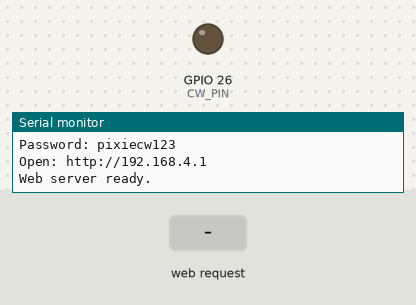
Simulated run of this sketch. Board: ESP32. Shown: output pins drawn as LEDs (lit = HIGH), the last lines printed to the serial monitor. The inputs (shaded band) are chosen by the test bench.

Above: at 1.3 s.
1.4 s: HTTP request GET /send?text=undefined received
At 1.84 s:
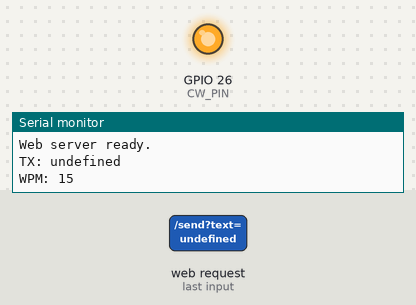
4.4 s: HTTP request GET /send?text=1 received
7.4 s: HTTP request GET /test received
10.4 s: HTTP request GET /send?text=120 received
Timing chart, 0 to 14.4 s (numbered marks = the images above; inputs shaded):
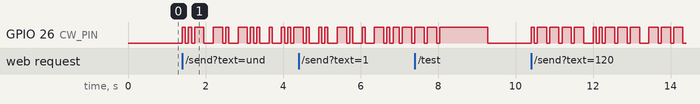

The sketch:

file.ino
```cpp
#include <WiFi.h>
#include <WebServer.h>

// ==================================================
// CONFIGURATION
// ==================================================

#define CW_PIN 26

const char* ssid = "Pixie-CW";
const char* password = "pixiecw123";

WebServer server(80);

int currentWPM = 15;


// ==================================================
// WEB PAGE
// ==================================================

const char webpage[] PROGMEM = R"rawliteral(
<!DOCTYPE html>
<html>

<head>

<meta charset="UTF-8">

<meta name="viewport"
      content="width=device-width, initial-scale=1">

<title>Pixie CW</title>

<style>

body {
  margin: 0;
  padding: 20px;
  background: #111;
  color: #fff;
  font-family: Arial, sans-serif;
  text-align: center;
}

.container {
  max-width: 650px;
  margin: auto;
}

h1 {
  color: #55dd88;
  margin-bottom: 5px;
}

h2 {
  margin-top: 35px;
  color: #ddd;
}

.subtitle {
  color: #999;
  margin-top: 0;
}

textarea {
  width: 95%;
  max-width: 550px;
  height: 120px;
  box-sizing: border-box;

  padding: 12px;

  font-size: 21px;

  border-radius: 8px;
  border: 1px solid #555;

  background: #222;
  color: white;
}

select {
  font-size: 19px;
  padding: 8px;
  border-radius: 6px;
}

button {
  font-size: 18px;
  padding: 13px 18px;

  margin: 6px;

  border: 0;
  border-radius: 8px;

  cursor: pointer;
}

.send {
  background: #28a745;
  color: white;
}

.save {
  background: #e0a800;
  color: #111;
}

.test {
  background: #007bff;
  color: white;
}

.load {
  background: #555;
  color: white;
}

.delete {
  background: #dc3545;
  color: white;
}

.quick {
  background: #1d1d1d;

  border: 1px solid #55dd88;

  padding: 16px;

  margin: 12px auto;

  border-radius: 10px;

  max-width: 550px;
}

.savedMessage {
  background: #222;

  border: 1px solid #444;

  padding: 14px;

  margin: 12px auto;

  border-radius: 8px;

  max-width: 550px;
}

.messageText {
  font-family: monospace;
  font-size: 18px;

  word-wrap: break-word;

  margin-bottom: 10px;
}

#status {
  margin: 20px;

  padding: 10px;

  font-size: 18px;

  min-height: 25px;
}

.ready {
  color: #55dd88;
}

.transmitting {
  color: #ffcc00;
}

.error {
  color: #ff6666;
}

.small {
  color: #888;
  font-size: 13px;
}

</style>

</head>


<body>

<div class="container">

<h1>Pixie CW</h1>

<p class="subtitle">
ESP32 CW Controller
</p>


<!-- ============================================= -->
<!-- MESSAGE ENTRY -->
<!-- ============================================= -->

<h2>Message</h2>

<textarea id="message"
          placeholder="Enter CW message...">CQ CQ CQ DE CALLSIGN CALLSIGN K</textarea>


<p>

Speed:

<select id="wpm">

<option value="5">5 WPM</option>
<option value="10">10 WPM</option>
<option value="12">12 WPM</option>

<option value="15" selected>
15 WPM
</option>

<option value="18">18 WPM</option>
<option value="20">20 WPM</option>
<option value="25">25 WPM</option>
<option value="30">30 WPM</option>

</select>

</p>


<button class="send"
        onclick="transmitCurrent()">

Transmit CW

</button>


<button class="save"
        onclick="saveCurrentMessage()">

Save Message

</button>


<br>


<button class="test"
        onclick="testGPIO()">

Test GPIO 26

</button>


<div id="status"
     class="ready">

Ready

</div>


<!-- ============================================= -->
<!-- STATIC QUICK MESSAGES -->
<!-- ============================================= -->

<h2>Quick Messages</h2>


<div class="quick">

<div class="messageText">

CQ CQ CQ DE CALLSIGN CALLSIGN K

</div>


<button class="send"
        onclick="transmitText(
          'CQ CQ CQ DE CALlSIGN CALLSIGN K'
        )">

SEND CQ

</button>

</div>


<!-- ============================================= -->
<!-- SAVED MESSAGES -->
<!-- ============================================= -->

<h2>Saved Messages</h2>


<div id="savedMessages">
</div>


<p class="small">

Saved messages are stored on this browser/device.

</p>


<p class="small">

CW Output: GPIO 26

</p>


</div>


<script>

// ==================================================
// LOCAL STORAGE
// ==================================================

const STORAGE_KEY =
  "pixieCWMessages";


// --------------------------------------------------
// GET SAVED MESSAGES
// --------------------------------------------------

function getSavedMessages() {

  try {

    const data =
      localStorage.getItem(
        STORAGE_KEY
      );


    if (!data) {

      return [];

    }


    return JSON.parse(data);

  }

  catch (error) {

    console.log(error);

    return [];

  }

}


// --------------------------------------------------
// STORE MESSAGES
// --------------------------------------------------

function storeMessages(messages) {

  localStorage.setItem(
    STORAGE_KEY,
    JSON.stringify(messages)
  );

}


// ==================================================
// STATUS
// ==================================================

function setStatus(
  text,
  state = "ready"
) {

  const status =
    document.getElementById(
      "status"
    );


  status.textContent =
    text;


  status.className =
    state;

}


// ==================================================
// SAVE MESSAGE
// ==================================================

function saveCurrentMessage() {

  const box =
    document.getElementById(
      "message"
    );


  const text =
    box.value.trim();


  if (!text) {

    setStatus(
      "Enter a message first.",
      "error"
    );

    return;

  }


  let messages =
    getSavedMessages();


  if (
    messages.includes(text)
  ) {

    setStatus(
      "Message is already saved.",
      "error"
    );

    return;

  }


  messages.push(text);


  storeMessages(
    messages
  );


  renderSavedMessages();


  setStatus(
    "Message saved."
  );

}


// ==================================================
// DELETE MESSAGE
// ==================================================

function deleteMessage(index) {

  let messages =
    getSavedMessages();


  messages.splice(
    index,
    1
  );


  storeMessages(
    messages
  );


  renderSavedMessages();


  setStatus(
    "Message deleted."
  );

}


// ==================================================
// LOAD MESSAGE
// ==================================================

function loadMessage(index) {

  const messages =
    getSavedMessages();


  if (
    typeof messages[index]
    === "undefined"
  ) {

    return;

  }


  document
    .getElementById("message")
    .value =
      messages[index];


  window.scrollTo({
    top: 0,
    behavior: "smooth"
  });


  setStatus(
    "Message loaded."
  );

}


// ==================================================
// SEND SAVED MESSAGE
// ==================================================

function sendSavedMessage(index) {

  const messages =
    getSavedMessages();


  if (
    typeof messages[index]
    === "undefined"
  ) {

    return;

  }


  transmitText(
    messages[index]
  );

}


// ==================================================
// DISPLAY SAVED MESSAGES
// ==================================================

function renderSavedMessages() {

  const container =
    document.getElementById(
      "savedMessages"
    );


  const messages =
    getSavedMessages();


  container.innerHTML =
    "";


  if (
    messages.length === 0
  ) {

    container.innerHTML =
      '<p class="small">' +
      'No saved messages yet.' +
      '</p>';

    return;

  }


  messages.forEach(
    function(message, index) {

      const card =
        document.createElement(
          "div"
        );


      card.className =
        "savedMessage";


      // MESSAGE TEXT

      const text =
        document.createElement(
          "div"
        );


      text.className =
        "messageText";


      text.textContent =
        message;


      // SEND BUTTON

      const send =
        document.createElement(
          "button"
        );


      send.className =
        "send";


      send.textContent =
        "SEND";


      send.onclick =
        function() {

          sendSavedMessage(
            index
          );

        };


      // LOAD BUTTON

      const load =
        document.createElement(
          "button"
        );


      load.className =
        "load";


      load.textContent =
        "LOAD / EDIT";


      load.onclick =
        function() {

          loadMessage(
            index
          );

        };


      // DELETE BUTTON

      const remove =
        document.createElement(
          "button"
        );


      remove.className =
        "delete";


      remove.textContent =
        "DELETE";


      remove.onclick =
        function() {

          if (
            confirm(
              "Delete this saved message?"
            )
          ) {

            deleteMessage(
              index
            );

          }

        };


      card.appendChild(
        text
      );


      card.appendChild(
        send
      );


      card.appendChild(
        load
      );


      card.appendChild(
        remove
      );


      container.appendChild(
        card
      );

    }
  );

}


// ==================================================
// TRANSMIT CURRENT MESSAGE
// ==================================================

function transmitCurrent() {

  const text =
    document
      .getElementById("message")
      .value
      .trim();


  if (!text) {

    setStatus(
      "Enter a message first.",
      "error"
    );

    return;

  }


  transmitText(
    text
  );

}


// ==================================================
// TRANSMIT ANY MESSAGE
// ==================================================

function transmitText(text) {

  const wpm =
    document
      .getElementById("wpm")
      .value;


  setStatus(
    "Transmitting: " + text,
    "transmitting"
  );


  fetch(
    "/send?text=" +
    encodeURIComponent(text) +
    "&wpm=" +
    encodeURIComponent(wpm)
  )

  .then(
    response =>
      response.text()
  )

  .then(
    data => {

      setStatus(
        data
      );

    }
  )

  .catch(
    error => {

      setStatus(
        "ESP32 connection error.",
        "error"
      );

    }
  );

}


// ==================================================
// TEST GPIO
// ==================================================

function testGPIO() {

  setStatus(
    "Testing GPIO 26...",
    "transmitting"
  );


  fetch("/test")

  .then(
    response =>
      response.text()
  )

  .then(
    data => {

      setStatus(
        data
      );

    }
  )

  .catch(
    error => {

      setStatus(
        "ESP32 connection error.",
        "error"
      );

    }
  );

}


// ==================================================
// INITIALIZE PAGE
// ==================================================

renderSavedMessages();

</script>


</body>

</html>
)rawliteral";


// ==================================================
// MORSE LOOKUP
// ==================================================

String getMorse(char c) {

  c = toupper(c);

  switch (c) {

    case 'A': return ".-";
    case 'B': return "-...";
    case 'C': return "-.-.";
    case 'D': return "-..";
    case 'E': return ".";

    case 'F': return "..-.";
    case 'G': return "--.";
    case 'H': return "....";
    case 'I': return "..";
    case 'J': return ".---";

    case 'K': return "-.-";
    case 'L': return ".-..";
    case 'M': return "--";
    case 'N': return "-.";
    case 'O': return "---";

    case 'P': return ".--.";
    case 'Q': return "--.-";
    case 'R': return ".-.";
    case 'S': return "...";
    case 'T': return "-";

    case 'U': return "..-";
    case 'V': return "...-";
    case 'W': return ".--";
    case 'X': return "-..-";
    case 'Y': return "-.--";

    case 'Z': return "--..";


    // NUMBERS

    case '0': return "-----";
    case '1': return ".----";
    case '2': return "..---";
    case '3': return "...--";
    case '4': return "....-";

    case '5': return ".....";
    case '6': return "-....";
    case '7': return "--...";
    case '8': return "---..";
    case '9': return "----.";


    // BASIC PUNCTUATION

    case '.': return ".-.-.-";
    case ',': return "--..--";
    case '?': return "..--..";
    case '/': return "-..-.";
    case '=': return "-...-";
    case '+': return ".-.-.";
    case '-': return "-....-";


    default:

      return "";

  }

}


// ==================================================
// CW TIMING
// ==================================================

int ditTime() {

  return 1200 /
         currentWPM;

}


// ==================================================
// KEY DOWN
// ==================================================

void keyDown(
  unsigned long duration
) {

  digitalWrite(
    CW_PIN,
    HIGH
  );


  delay(
    duration
  );


  digitalWrite(
    CW_PIN,
    LOW
  );

}


// ==================================================
// SEND ONE CHARACTER
// ==================================================

void sendCharacter(
  char character
) {

  String code =
    getMorse(
      character
    );


  if (
    code.length() == 0
  ) {

    return;

  }


  for (
    unsigned int i = 0;
    i < code.length();
    i++
  ) {

    if (
      code[i] == '.'
    ) {

      keyDown(
        ditTime()
      );

    }


    else if (
      code[i] == '-'
    ) {

      keyDown(
        ditTime() * 3
      );

    }


    // One dit between elements

    if (
      i <
      code.length() - 1
    ) {

      delay(
        ditTime()
      );

    }

  }

}


// ==================================================
// TRANSMIT CW MESSAGE
// ==================================================

void transmitCW(
  String text
) {

  // Safety:
  // Always begin released.

  digitalWrite(
    CW_PIN,
    LOW
  );


  text.toUpperCase();


  for (
    unsigned int i = 0;
    i < text.length();
    i++
  ) {

    char c =
      text[i];


    // ------------------------------
    // WORD SPACE
    // ------------------------------

    if (
      c == ' '
    ) {

      /*
        Previous character was
        followed by a 3-dit gap.

        Add 4 dits to produce
        standard 7-dit word spacing.
      */

      delay(
        ditTime() * 4
      );

      continue;

    }


    // ------------------------------
    // CHARACTER
    // ------------------------------

    sendCharacter(
      c
    );


    /*
      Standard spacing between
      characters = 3 dits.

      Only add it if there is
      another character coming.
    */

    if (
      i <
      text.length() - 1
    ) {

      delay(
        ditTime() * 3
      );

    }

  }


  // CRITICAL:
  // Key released after transmission.

  digitalWrite(
    CW_PIN,
    LOW
  );

}


// ==================================================
// ROOT WEB PAGE
// ==================================================

void handleRoot() {

  server.send(
    200,
    "text/html",
    webpage
  );

}


// ==================================================
// GPIO TEST
// ==================================================

void handleTest() {

  // Key ON

  digitalWrite(
    CW_PIN,
    HIGH
  );


  delay(
    1000
  );


  // Key OFF

  digitalWrite(
    CW_PIN,
    LOW
  );


  server.send(
    200,
    "text/plain",
    "GPIO 26 test complete"
  );

}


// ==================================================
// SEND REQUEST
// ==================================================

void handleSend() {

  if (
    !server.hasArg("text")
  ) {

    server.send(
      400,
      "text/plain",
      "No message entered"
    );

    return;

  }


  String text =
    server.arg(
      "text"
    );


  // ------------------------------
  // WPM
  // ------------------------------

  if (
    server.hasArg("wpm")
  ) {

    currentWPM =
      server
        .arg("wpm")
        .toInt();


    if (
      currentWPM < 5
    ) {

      currentWPM = 5;

    }


    if (
      currentWPM > 30
    ) {

      currentWPM = 30;

    }

  }


  Serial.print(
    "TX: "
  );

  Serial.println(
    text
  );


  Serial.print(
    "WPM: "
  );

  Serial.println(
    currentWPM
  );


  /*
    Respond to browser first.

    Then perform the CW transmission.
  */

  server.send(
    200,
    "text/plain",
    "CW transmission started"
  );


  transmitCW(
    text
  );


  Serial.println(
    "Transmission complete."
  );

}


// ==================================================
// SETUP
// ==================================================

void setup() {

  // -----------------------------------------------
  // GPIO FIRST
  // -----------------------------------------------

  pinMode(
    CW_PIN,
    OUTPUT
  );


  digitalWrite(
    CW_PIN,
    LOW
  );


  delay(
    100
  );


  // -----------------------------------------------
  // SERIAL
  // -----------------------------------------------

  Serial.begin(
    115200
  );


  Serial.println();
  Serial.println(
    "=============================="
  );

  Serial.println(
    "Pixie CW Controller"
  );

  Serial.println(
    "=============================="
  );


  Serial.print(
    "CW GPIO: "
  );

  Serial.println(
    CW_PIN
  );


  // -----------------------------------------------
  // WIFI ACCESS POINT
  // -----------------------------------------------

  digitalWrite(
    CW_PIN,
    LOW
  );


  WiFi.mode(
    WIFI_AP
  );


  digitalWrite(
    CW_PIN,
    LOW
  );


  WiFi.softAP(
    ssid,
    password
  );


  digitalWrite(
    CW_PIN,
    LOW
  );


  Serial.print(
    "WiFi: "
  );

  Serial.println(
    ssid
  );


  Serial.print(
    "Password: "
  );

  Serial.println(
    password
  );


  Serial.print(
    "Open: http://"
  );

  Serial.println(
    WiFi.softAPIP()
  );


  // -----------------------------------------------
  // WEB ROUTES
  // -----------------------------------------------

  server.on(
    "/",
    handleRoot
  );


  server.on(
    "/test",
    handleTest
  );


  server.on(
    "/send",
    handleSend
  );


  server.begin();


  // Final safety

  digitalWrite(
    CW_PIN,
    LOW
  );


  Serial.println(
    "Web server ready."
  );

}


// ==================================================
// LOOP
// ==================================================

void loop() {

  server.handleClient();

}
```
